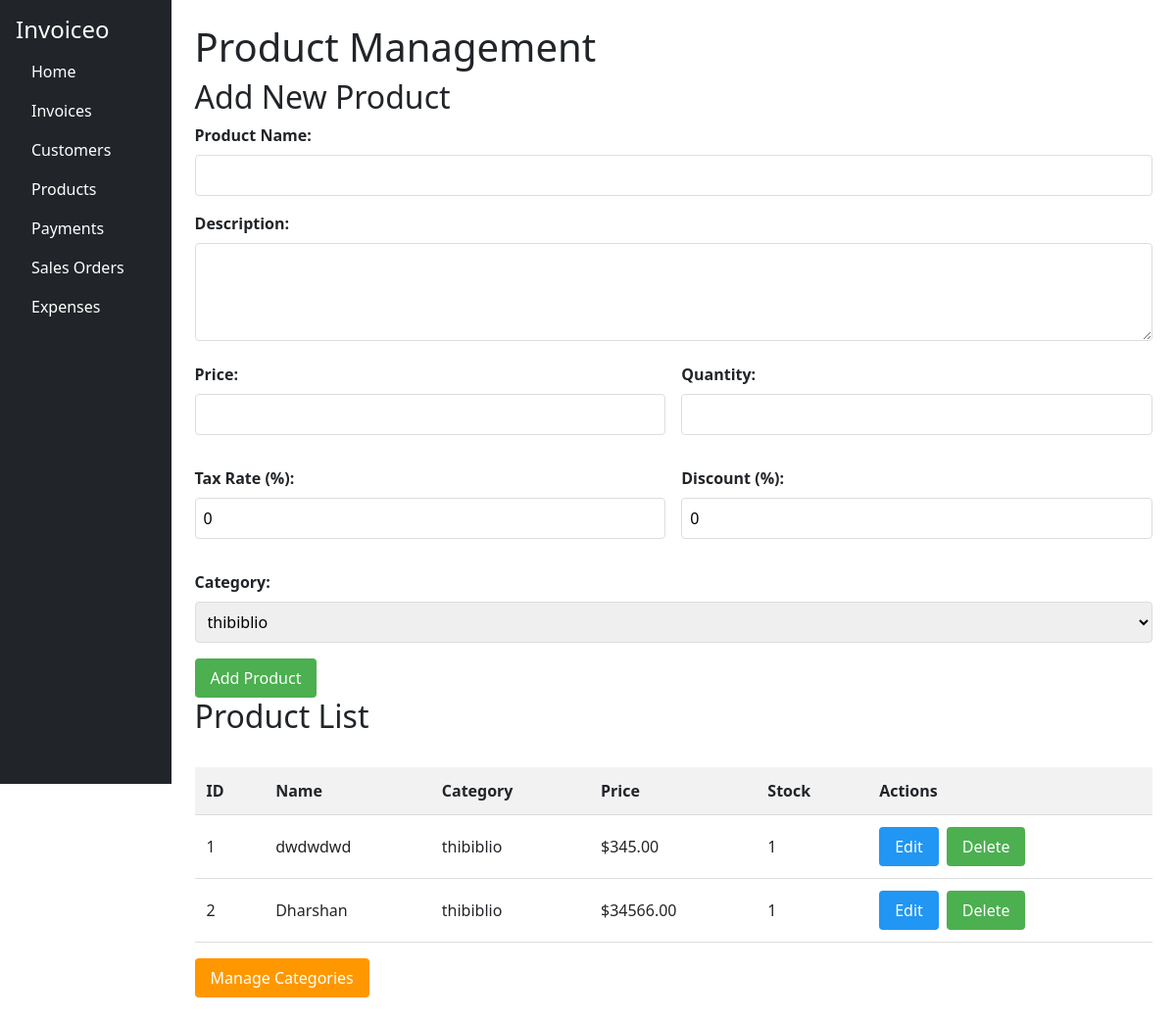
The page /products on the database as committed earlier.
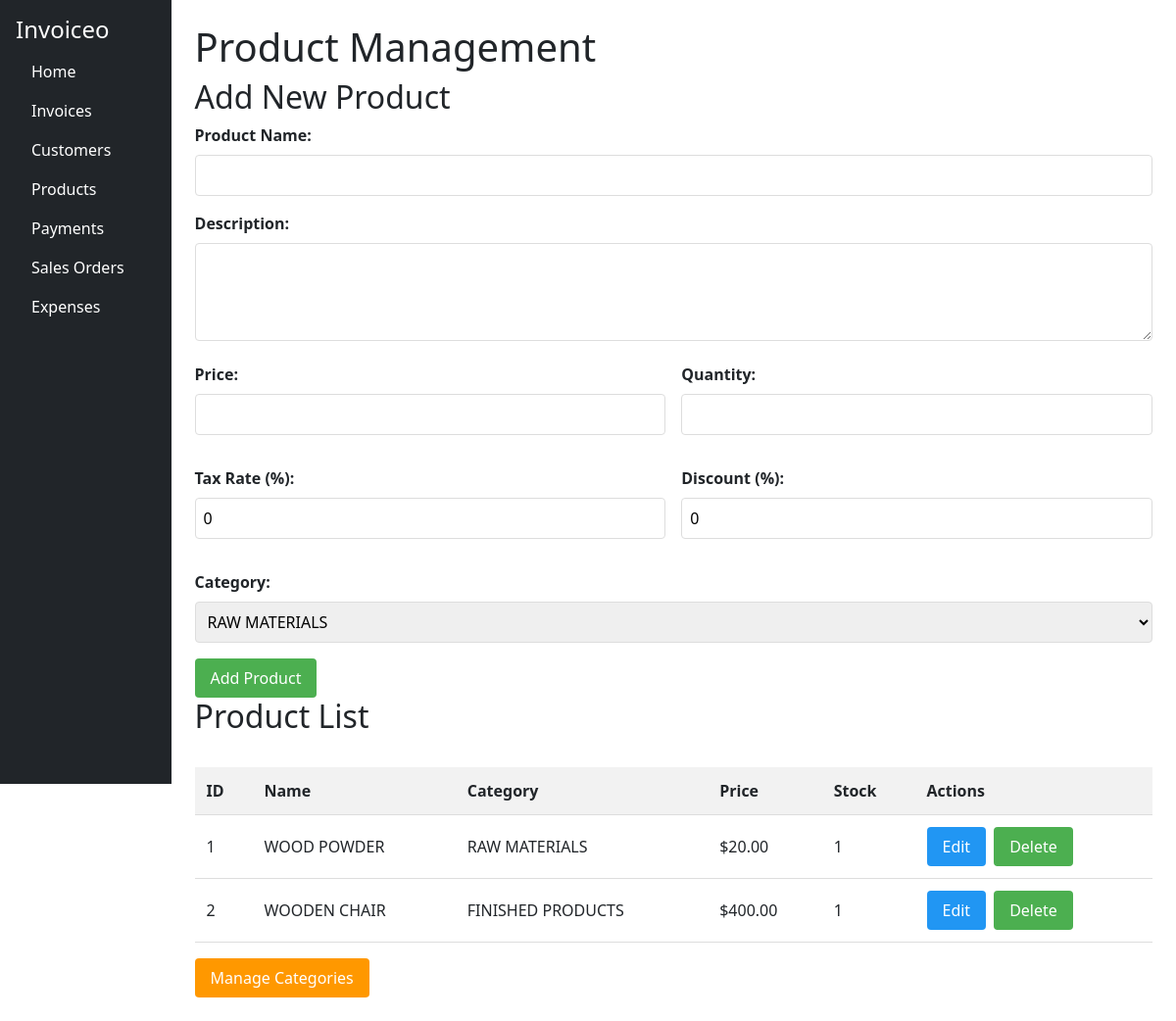
The same page on the database as committed later.
### app.py (models this page shows)
class Product(db.Model):
    id = db.Column(db.Integer, primary_key=True)
    name = db.Column(db.String(100))
    description = db.Column(db.String(300))
    price = db.Column(db.Float)
    quantity = db.Column(db.Integer)
    tax_rate = db.Column(db.Float)
    discount = db.Column(db.Float)
    category_id = db.Column(db.Integer, db.ForeignKey('category.id'))
    created_at = db.Column(db.DateTime, default=datetime.utcnow)

class Category(db.Model):
    id = db.Column(db.Integer, primary_key=True)
    name = db.Column(db.String(100), unique=True)
    description = db.Column(db.String(300))
    products = db.relationship('Product', backref='category')

### app.py (the view)
@app.route('/products')
def products():
    all_products = Product.query.all()
    all_categories = Category.query.all()
    return render_template('products.html', products=all_products, categories=all_categories)

### templates/products.html
{% extends 'base.html' %}
{% block content %}
<h1>Product Management</h1>
<link rel="stylesheet" href="{{ url_for('static', filename='products.css') }}">
<h2>Add New Product</h2>
<form method="POST" action="/add_product">
    <div class="form-group">
        <label for="name">Product Name:</label>
        <input type="text" id="name" name="name" required>
    </div>
    <div class="form-group">
        <label for="description">Description:</label>
        <textarea id="description" name="description"></textarea>
    </div>
    <div class="form-row">
        <div class="form-group">
            <label for="price">Price:</label>
            <input type="number" step="0.01" id="price" name="price" required>
        </div>
        <div class="form-group">
            <label for="quantity">Quantity:</label>
            <input type="number" id="quantity" name="quantity" required>
        </div>
    </div>
    <div class="form-row">
        <div class="form-group">
            <label for="tax_rate">Tax Rate (%):</label>
            <input type="number" step="0.1" id="tax_rate" name="tax_rate" value="0">
        </div>
        <div class="form-group">
            <label for="discount">Discount (%):</label>
            <input type="number" step="0.1" id="discount" name="discount" value="0">
        </div>
    </div>
    <div class="form-group">
        <label for="category_id">Category:</label>
        <select id="category_id" name="category_id" required>
            {% for category in categories %}
            <option value="{{ category.id }}">{{ category.name }}</option>
            {% endfor %}
        </select>
    </div>
    <button type="submit">Add Product</button>
</form>
<h2>Product List</h2>
<table>
    <thead>
        <tr>
            <th>ID</th>
            <th>Name</th>
            <th>Category</th>
            <th>Price</th>
            <th>Stock</th>
            <th>Actions</th>
        </tr>
    </thead>
    <tbody>
        {% for product in products %}
        <tr>
            <td>{{ product.id }}</td>
            <td>{{ product.name }}</td>
            <td>{{ product.category.name }}</td>
            <td>${{ "%.2f"|format(product.price) }}</td>
            <td>{{ product.quantity }}</td>
            <td class="actions">
                <a href="{{ url_for('edit_product', id=product.id) }}" class="btn-edit">Edit</a>
                <form action="{{ url_for('delete_product', id=product.id) }}" method="POST">
                    <button type="submit" class="btn-delete" onclick="return confirm('Delete this product?')">Delete</button>
                </form>
            </td>
        </tr>
        {% endfor %}
    </tbody>
</table>
<a href="{{ url_for('categories') }}" class="btn-categories">Manage Categories</a>
{% endblock %}

### templates/base.html (shortened to what this page needs)
<!DOCTYPE html>
<html lang="en">
<head>
    <link rel="stylesheet" href="https://cdn.jsdelivr.net/npm/bootstrap@5.3.0/dist/css/bootstrap.min.css">
</head>
<body>
    <div class="d-flex">
        <div class="bg-dark text-white p-3" style="width: 200px; height: 100vh;">
            <h4>Invoiceo</h4>
            <ul class="nav flex-column">
                <li class="nav-item"><a href="/" class="nav-link text-white">Home</a></li>
                <li class="nav-item"><a href="/invoices" class="nav-link text-white">Invoices</a></li>
                <li class="nav-item"><a href="/customers" class="nav-link text-white">Customers</a></li>
                <li class="nav-item"><a href="/products" class="nav-link text-white">Products</a></li>
                <li class="nav-item"><a href="/payments" class="nav-link text-white">Payments</a></li>
                <li class="nav-item"><a href="/sales_orders" class="nav-link text-white">Sales Orders</a></li>
                <li class="nav-item"><a href="/expenses" class="nav-link text-white">Expenses</a></li>
            </ul>
        </div>
        <div class="p-4" style="width: 100%;">
            {% block content %}{% endblock %}
        </div>
    </div>
</body>
</html>

### static/products.css (style rules this page uses)
.form-group { margin-bottom: 1rem; }
.form-row { display: flex; gap: 1rem; margin-bottom: 1rem; }
.form-row .form-group { flex: 1; }
label { display: block; margin-bottom: 0.5rem; font-weight: 600; }
input[type="text"], input[type="number"], select, textarea { width: 100%; padding: 0.5rem; border: 1px solid #ddd; border-radius: 4px; font-size: 1rem; }
textarea { min-height: 100px; resize: vertical; }
button { padding: 0.5rem 1rem; border: none; border-radius: 4px; cursor: pointer; font-size: 1rem; transition: background-color 0.3s; }
button[type="submit"] { background-color: #4CAF50; color: white; }
table { width: 100%; border-collapse: collapse; margin-top: 2rem; }
th, td { padding: 0.75rem; text-align: left; border-bottom: 1px solid #ddd; }
th { background-color: #f2f2f2; font-weight: 600; }
.actions { display: flex; gap: 0.5rem; }
.btn-edit { background-color: #2196F3; color: white; text-decoration: none; padding: 0.5rem 1rem; border-radius: 4px; }
.btn-delete { background-color: #f44336; color: white; }
.btn-categories { display: inline-block; margin-top: 1rem; padding: 0.5rem 1rem; background-color: #ff9800; color: white; text-decoration: none; border-radius: 4px; }

Rows that differ between the two databases and show on the page:
changed Product id 1: name "dwdwdwd" → "WOOD POWDER"; category.name "thibiblio" → "RAW MATERIALS"; price "345.00" → "20.00"
changed Product id 2: name "Dharshan" → "WOODEN CHAIR"; category.name "thibiblio" → "FINISHED PRODUCTS"; price "34566.00" → "400.00"
Other text that changed with them:
form field category_id: "thibiblio" → "RAW MATERIALS"
